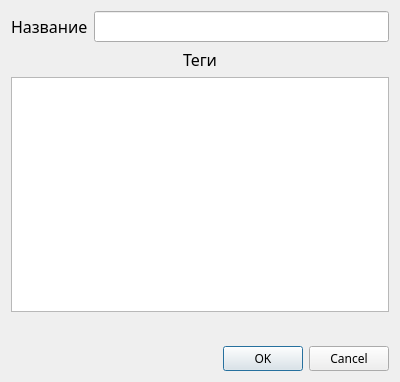
<?xml version="1.0" encoding="UTF-8"?>
<ui version="4.0">
 <class>editNoteWindow</class>
 <widget class="QDialog" name="editNoteWindow">
  <property name="geometry">
   <rect>
    <x>0</x>
    <y>0</y>
    <width>400</width>
    <height>382</height>
   </rect>
  </property>
  <property name="windowTitle">
   <string>Dialog</string>
  </property>
  <layout class="QVBoxLayout" name="verticalLayout_2">
   <item>
    <layout class="QVBoxLayout" name="verticalLayout_4">
     <item>
      <layout class="QHBoxLayout" name="horizontalLayout_7">
       <item>
        <widget class="QLabel" name="nazvanie">
         <property name="sizePolicy">
          <sizepolicy hsizetype="Maximum" vsizetype="Maximum">
           <horstretch>0</horstretch>
           <verstretch>0</verstretch>
          </sizepolicy>
         </property>
         <property name="font">
          <font>
           <family>Montserrat Medium</family>
           <pointsize>12</pointsize>
          </font>
         </property>
         <property name="text">
          <string>Название</string>
         </property>
        </widget>
       </item>
       <item>
        <widget class="QLineEdit" name="newNameLineEdit">
         <property name="font">
          <font>
           <family>Montserrat Medium</family>
           <pointsize>12</pointsize>
          </font>
         </property>
        </widget>
       </item>
      </layout>
     </item>
     <item>
      <layout class="QVBoxLayout" name="verticalLayout">
       <item>
        <widget class="QLabel" name="tegi">
         <property name="sizePolicy">
          <sizepolicy hsizetype="Minimum" vsizetype="Maximum">
           <horstretch>0</horstretch>
           <verstretch>0</verstretch>
          </sizepolicy>
         </property>
         <property name="font">
          <font>
           <family>Montserrat Medium</family>
           <pointsize>12</pointsize>
          </font>
         </property>
         <property name="text">
          <string>Теги</string>
         </property>
         <property name="alignment">
          <set>Qt::AlignCenter</set>
         </property>
        </widget>
       </item>
       <item>
        <widget class="QListWidget" name="listWidget">
         <property name="font">
          <font>
           <family>Montserrat Medium</family>
           <pointsize>12</pointsize>
          </font>
         </property>
         <property name="sortingEnabled">
          <bool>true</bool>
         </property>
        </widget>
       </item>
       <item>
        <widget class="QPushButton" name="addTagButton">
         <property name="sizePolicy">
          <sizepolicy hsizetype="Minimum" vsizetype="Maximum">
           <horstretch>0</horstretch>
           <verstretch>0</verstretch>
          </sizepolicy>
         </property>
         <property name="text">
          <string/>
         </property>
         <property name="autoDefault">
          <bool>false</bool>
         </property>
         <property name="flat">
          <bool>true</bool>
         </property>
        </widget>
       </item>
      </layout>
     </item>
    </layout>
   </item>
   <item>
    <widget class="QDialogButtonBox" name="buttonBox">
     <property name="font">
      <font>
       <family>Montserrat Medium</family>
       <pointsize>9</pointsize>
      </font>
     </property>
     <property name="standardButtons">
      <set>QDialogButtonBox::Cancel|QDialogButtonBox::Ok</set>
     </property>
    </widget>
   </item>
  </layout>
 </widget>
 <resources/>
 <connections/>
</ui>
